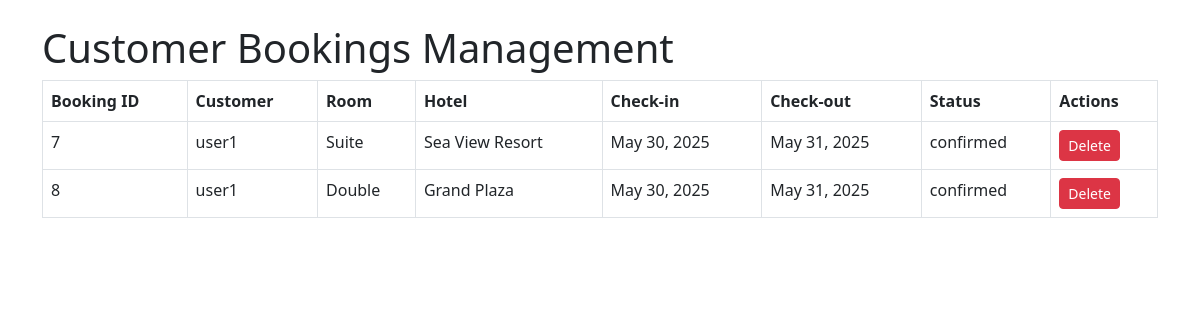
The page /management/ (signed in) on the database its author committed.
### booking/models.py (models this page shows, shortened)
class Booking(models.Model):
    STATUS_CHOICES = (
        ('pending', 'Pending'),
        ('confirmed', 'Confirmed'),
        ('cancelled', 'Cancelled'),
    )
    customer = models.ForeignKey(Customer, on_delete=models.CASCADE, related_name='bookings')
    room = models.ForeignKey(Room, on_delete=models.CASCADE, related_name='bookings')
    check_in = models.DateField()
    check_out = models.DateField()
    status = models.CharField(max_length=10, choices=STATUS_CHOICES, default='pending')

class Customer(models.Model):
    name = models.CharField(max_length=200)
    email = models.EmailField()
    phone = models.CharField(max_length=20)

class Room(models.Model):
    hotel = models.ForeignKey(Hotel, on_delete=models.CASCADE, related_name='rooms')
    room_type = models.CharField(max_length=100)
    price = models.DecimalField(max_digits=8, decimal_places=2)
    availability = models.BooleanField(default=True)

class Hotel(models.Model):
    name = models.CharField(max_length=200)
    location = models.CharField(max_length=200)
    description = models.TextField()
    image = models.ImageField(upload_to='hotel_images/', blank=True, null=True)
    rating = models.DecimalField(max_digits=3, decimal_places=2, default=0.0)
    amenities = models.JSONField(default=list, blank=True)

### booking/views.py (the view)
# urls.py: path('management/', views.management_view, name='management_view'),
@staff_member_required
def management_view(request):
    bookings = Booking.objects.select_related('customer', 'room', 'room__hotel').all()
    return render(request, 'booking/management_view.html', {'bookings': bookings})

### booking/templates/booking/management_view.html (shortened to what this page needs)
<!DOCTYPE html>
<html>
<head>
    <link href="https://cdn.jsdelivr.net/npm/bootstrap@5.3.0/dist/css/bootstrap.min.css" rel="stylesheet">
</head>
<body>
<div class="container mt-4">
    <h1>Customer Bookings Management</h1>
    <table class="table table-bordered">
        <thead>
            <tr>
                <th>Booking ID</th>
                <th>Customer</th>
                <th>Room</th>
                <th>Hotel</th>
                <th>Check-in</th>
                <th>Check-out</th>
                <th>Status</th>
                <th>Actions</th>
            </tr>
        </thead>
        <tbody>
            {% for booking in bookings %}
            <tr>
                <td>{{ booking.id }}</td>
                <td>{{ booking.customer.name }}</td>
                <td>{{ booking.room.room_type }}</td>
                <td>{{ booking.room.hotel.name }}</td>
                <td>{{ booking.check_in }}</td>
                <td>{{ booking.check_out }}</td>
                <td>{{ booking.status }}</td>
                <td>
                    <form method="post" action="{% url 'booking:delete_booking' booking.id %}" onsubmit="return confirm('Are you sure you want to delete this booking?');">
                        <button type="submit" class="btn btn-danger btn-sm">Delete</button>
                    </form>
                </td>
            </tr>
            {% empty %}
            <tr>
                <td colspan="8">No bookings found.</td>
            </tr>
            {% endfor %}
        </tbody>
    </table>
</div>
</body>
</html>

### rows shown on the page
Booking: id "7", customer.name "user1", room.room_type "Suite", room.hotel.name "Sea View Resort", check_in "May 30, 2025", check_out "May 31, 2025", status "confirmed"
Booking: id "8", customer.name "user1", room.room_type "Double", room.hotel.name "Grand Plaza", check_in "May 30, 2025", check_out "May 31, 2025", status "confirmed"
